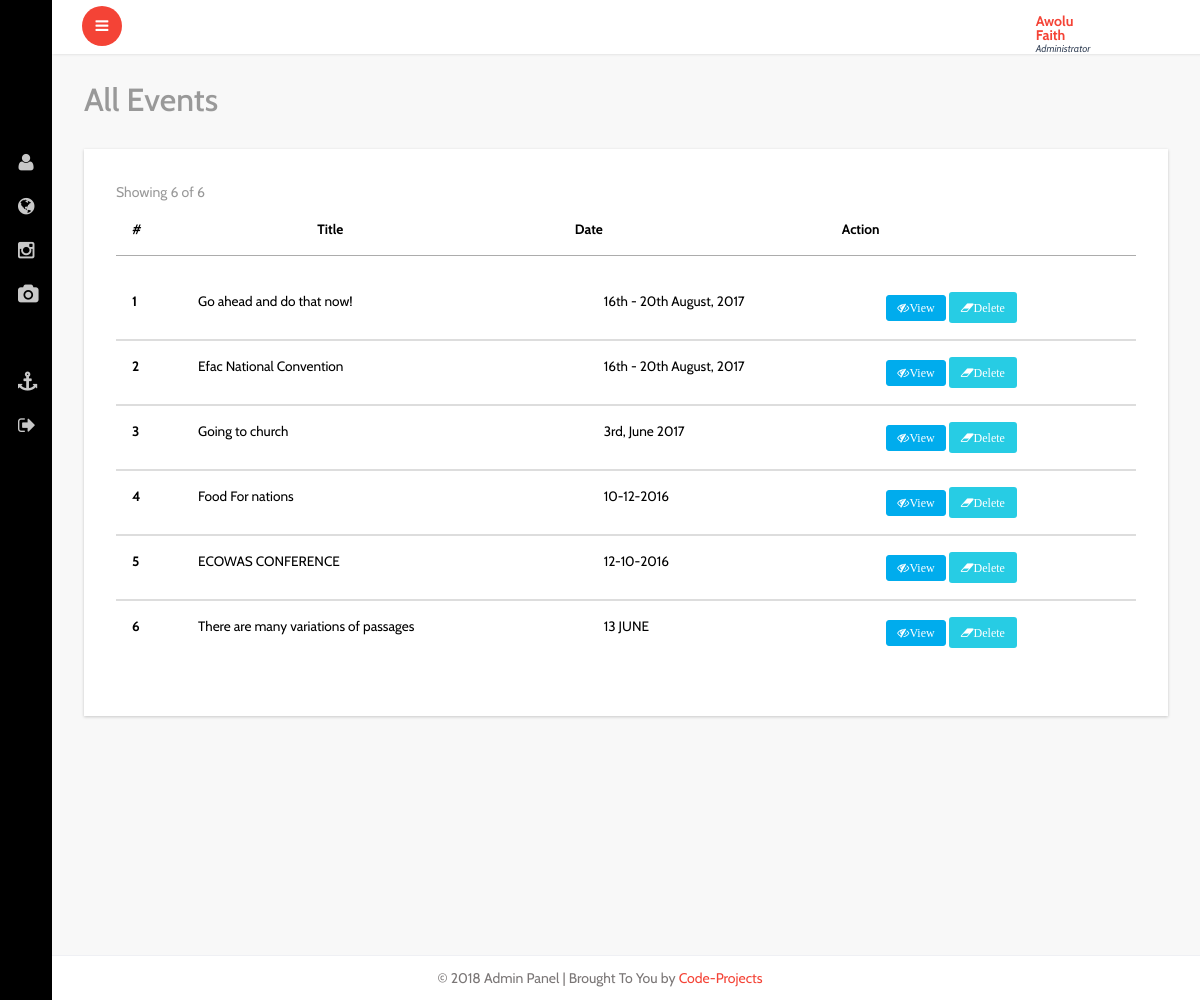
Page /admin/all-events.php (signed in) on the committed database.
### tables this page shows
CREATE TABLE IF NOT EXISTS `events` (
  `id` int(11) NOT NULL,
  `title` varchar(60) NOT NULL,
  `detail` varchar(500) NOT NULL,
  `date` varchar(60) NOT NULL,
  `time` varchar(30) NOT NULL,
  `venue` varchar(120) NOT NULL,
  `phone` varchar(13) NOT NULL
);

CREATE TABLE IF NOT EXISTS `settings` (
  `id` int(11) NOT NULL,
  `site_name` varchar(45) NOT NULL,
  `site_title` varchar(60) NOT NULL,
  `email` varchar(60) NOT NULL,
  `site_desc` varchar(350) NOT NULL,
  `site_keyword` varchar(250) NOT NULL,
  `google_code` varchar(1000) NOT NULL,
  `street` varchar(100) NOT NULL,
  `city` varchar(60) NOT NULL,
  `country` varchar(50) NOT NULL,
  `phone` varchar(15) NOT NULL,
  `facebook` varchar(45) NOT NULL,
  `twitter` varchar(34) NOT NULL,
  `linkedin` varchar(45) NOT NULL,
  `status` varchar(25) NOT NULL
);

### idiorm.php (called while the page is built, shortened)
<?php
    class ORM implements ArrayAccess {
        protected static $_default_config = array(
            'connection_string' => 'sqlite::memory:',
            'id_column' => 'id',
            'id_column_overrides' => array(),
            'error_mode' => PDO::ERRMODE_EXCEPTION,
            'username' => null,
            'password' => null,
            'driver_options' => null,
            'identifier_quote_character' => null,
            'limit_clause_style' => null,
            'logging' => false,
            'logger' => null,
            'caching' => false,
            'caching_auto_clear' => false,
            'return_result_sets' => false,
        );
        protected static $_config = array();
        protected static $_db = array();
        protected static $_last_statement = null;
        protected $_connection_name;
        protected $_table_name;
        protected $_values = array();
        protected $_result_columns = array('*');
        protected $_join_sources = array();
        protected $_order_by = array();
        protected $_group_by = array();
        public static function configure($key, $value = null, $connection_name = self::DEFAULT_CONNECTION) {
            if (is_array($key)) {
                foreach ($key as $conf_key => $conf_value) {
                    self::configure($conf_key, $conf_value, $connection_name);
                }
            } else {
                if (is_null($value)) {
                    $value = $key;
                    $key = 'connection_string';
                }
                self::$_config[$connection_name][$key] = $value;
            }
        }
        public static function for_table($table_name, $connection_name = self::DEFAULT_CONNECTION) {
            return new self($table_name, array(), $connection_name);
        }
        protected static function _setup_db_config($connection_name) {
            if (!array_key_exists($connection_name, self::$_config)) {
                self::$_config[$connection_name] = self::$_default_config;
            }
        }
        public static function set_db($db, $connection_name = self::DEFAULT_CONNECTION) {
            self::$_db[$connection_name] = $db;
        }
        protected static function _setup_identifier_quote_character($connection_name) {
            if (is_null(self::$_config[$connection_name]['identifier_quote_character'])) {
                self::$_config[$connection_name]['identifier_quote_character'] =
                    self::_detect_identifier_quote_character($connection_name);
            }
        }
        public static function _setup_limit_clause_style($connection_name) {
            if (is_null(self::$_config[$connection_name]['limit_clause_style'])) {
                self::$_config[$connection_name]['limit_clause_style'] =
                    self::_detect_limit_clause_style($connection_name);
            }
        }
        protected static function _detect_identifier_quote_character($connection_name) {
            switch(self::get_db($connection_name)->getAttribute(PDO::ATTR_DRIVER_NAME)) {
                case 'mysql':
                case 'sqlite':
                case 'sqlite2':
                default:
                    return '`';
            }
        }
        protected static function _detect_limit_clause_style($connection_name) {
            switch(self::get_db($connection_name)->getAttribute(PDO::ATTR_DRIVER_NAME)) {
                default:
                    return ORM::LIMIT_STYLE_LIMIT;
            }
        }
        public static function get_db($connection_name = self::DEFAULT_CONNECTION) {
            return self::$_db[$connection_name];
        }
        public static function get_last_statement() {
            return self::$_last_statement;
        }
        protected static function _execute($query, $parameters = array(), $connection_name = self::DEFAULT_CONNECTION) {
            $statement = self::get_db($connection_name)->prepare($query);
            self::$_last_statement = $statement;
            $time = microtime(true);
            $q = $statement->execute();
            return $q;
        }
        protected static function _log_query($query, $parameters, $connection_name, $query_time) {
            if (!self::$_config[$connection_name]['logging']) {
                return false;
            }
            return true;
        }
        protected function __construct($table_name, $data = array(), $connection_name = self::DEFAULT_CONNECTION) {
            $this->_table_name = $table_name;
            $this->_connection_name = $connection_name;
        }
        public function find_array() {
            return $this->_run();
        }
        protected function _build_select() {
            return $this->_join_if_not_empty(" ", array(
                $this->_build_select_start(),
                $this->_build_join(),
                $this->_build_where(),
                $this->_build_group_by(),
                $this->_build_having(),
                $this->_build_order_by(),
                $this->_build_limit(),
                $this->_build_offset(),
            ));
        }
        protected function _build_select_start() {
            $fragment = 'SELECT ';
            $result_columns = join(', ', $this->_result_columns);
            $fragment .= "{$result_columns} FROM " . $this->_quote_identifier($this->_table_name);
            return $fragment;
        }
        protected function _build_join() {
            if (count($this->_join_sources) === 0) {
                return '';
            }
            return join(" ", $this->_join_sources);
        }
        protected function _build_where() {
            return $this->_build_conditions('where');
        }
        protected function _build_having() {
            return $this->_build_conditions('having');
        }
        protected function _build_group_by() {
            if (count($this->_group_by) === 0) {
                return '';
            }
            return "GROUP BY " . join(", ", $this->_group_by);
        }
        protected function _build_conditions($type) {
            $conditions_class_property_name = "_{$type}_conditions";
            if (count($this->$conditions_class_property_name) === 0) {
                return '';
            }
            $conditions = array();
            return strtoupper($type) . " " . join(" AND ", $conditions);
        }
        protected function _build_order_by() {
            if (count($this->_order_by) === 0) {
                return '';
            }
            return "ORDER BY " . join(", ", $this->_order_by);
        }
        protected function _build_limit() {
            $fragment = '';
            return $fragment;
        }
        protected function _build_offset() {
            return '';
        }
        protected function _join_if_not_empty($glue, $pieces) {
            $filtered_pieces = array();
            foreach ($pieces as $piece) {
                if (is_string($piece)) {
                    $piece = trim($piece);
                }
                if (!empty($piece)) {
                    $filtered_pieces[] = $piece;
                }
            }
            return join($glue, $filtered_pieces);
        }
        protected function _quote_one_identifier($identifier) {
            $parts = explode('.', $identifier);
            $parts = array_map(array($this, '_quote_identifier_part'), $parts);
            return join('.', $parts);
        }
        protected function _quote_identifier($identifier) {
            if (is_array($identifier)) {
                $result = array_map(array($this, '_quote_one_identifier'), $identifier);
                return join(', ', $result);
            } else {
                return $this->_quote_one_identifier($identifier);
            }
        }
        protected function _quote_identifier_part($part) {
            $quote_character = self::$_config[$this->_connection_name]['identifier_quote_character'];
            return $quote_character .
                   str_replace($quote_character,
                               $quote_character . $quote_character,
                               $part
                   ) . $quote_character;
        }
        protected function _run() {
            $query = $this->_build_select();
            $caching_enabled = self::$_config[$this->_connection_name]['caching'];
            self::_execute($query, $this->_values, $this->_connection_name);
            $statement = self::get_last_statement();
            $rows = array();
            while ($row = $statement->fetch(PDO::FETCH_ASSOC)) {
                $rows[] = $row;
            }
            $this->_values = array();
            $this->_result_columns = array('*');
            return $rows;
        }
        public function __call($name, $arguments)
        {
            $method = strtolower(preg_replace('/([a-z])([A-Z])/', '$1_$2', $name));
            if (method_exists($this, $method)) {
                return call_user_func_array(array($this, $method), $arguments);
            } else {
                throw new IdiormMethodMissingException("Method $name() does not exist in class " . get_class($this));
            }
        }
    }

### admin/all-events.php (the view, shortened to what this page needs)
<?php include"header.php"; ?>
			<div id="page-wrapper">
				<div class="graphs">
					<h3 class="blank1">All Events</h3>
					 <div class="xs tabls">
					 <div class="panel-body1">
					   <table class="table">
					    <thead>
							<tr>
							  <th>#</th>
							  <th>Title</th>
							  <th>Date</th>
							  <th>Action</th>
							</tr>
						  </thead>
						  <tbody>
						   <?php
                                $tbl_name="events";
        $get_posts_tbl = ORM::for_table("$tbl_name")
                 ->find_array();
	$total_pages = count($get_posts_tbl);
	$limit = 10;
	$page = $_GET['page'];
	if($page)
		$start = ($page - 1) * $limit;
	else
		$start = 0;
				$result = $db->prepare("SELECT * FROM events  ORDER BY id DESC LIMIT $start, $limit");
				$result->execute();
	$next = $page + 1;
	$lastpage = ceil($total_pages/$limit);
	 ?>
                            <span class="text-muted m-r-sm">Showing
                                 <?php if($lastpage == $next-1):?>
                                    <?=$total_pages?>
                                <?php else:?>
                                <?=$page * $limit?>
                            <?php endif;?>
                                of <?=$total_pages?>
                                        </span>
			    </div>
               </div>
                <table class="table">
                      <?php
				for($i=1; $row = $result->fetch(); $i++){
               ?>
							<tr>
							  <th scope="row"><?php echo $i; ?></th>
							  <td><?php echo $row['title']; ?></td>
							  <td><?php echo $row['date']; ?></td>
							  <td>
							    <a href="../event-detail.php?id=<?=$row['id'] ?>" target="_blank" class="fa fa-eye-slash btn btn-xs btn-primary">View</a>
                                <a href="deleteevent.php?id=<?=$row['id'] ?>" class="fa fa-eraser btn btn-xs btn-success warning_4 delbtn" >Delete</a>
							  </td>
							</tr>
							 <?php } ?>
						</table>
						</div>
						</div>
				</div>
		<?php include"footer.php"; ?>

### admin/footer.php (shortened to what this page needs)
			<footer>
			<?php
				$result = $db->prepare("SELECT * FROM settings");
				$result->execute();
				for($i=0; $row = $result->fetch(); $i++){
               ?>
			   <p>&copy; 2018 Admin Panel | Brought To You by <a href="https://code-projects.org/" target="_blank">Code-Projects</a></p>
          <?php } ?>
			</footer>
   </section>
</body>
</html>

### rows in the picture
events: title "Go ahead and do that now!", date "16th - 20th August, 2017"
events: title "Efac National Convention", date "16th - 20th August, 2017"
events: title "Going to church", date "3rd, June 2017"
events: title "Food For nations", date "10-12-2016"
events: title "ECOWAS CONFERENCE", date "12-10-2016"
events: title "There are many variations of passages", date "13 JUNE"

### other values in the picture
$_SESSION['SESS_FIRST_NAME'] "Awolu Faith"
$total_pages "6"
